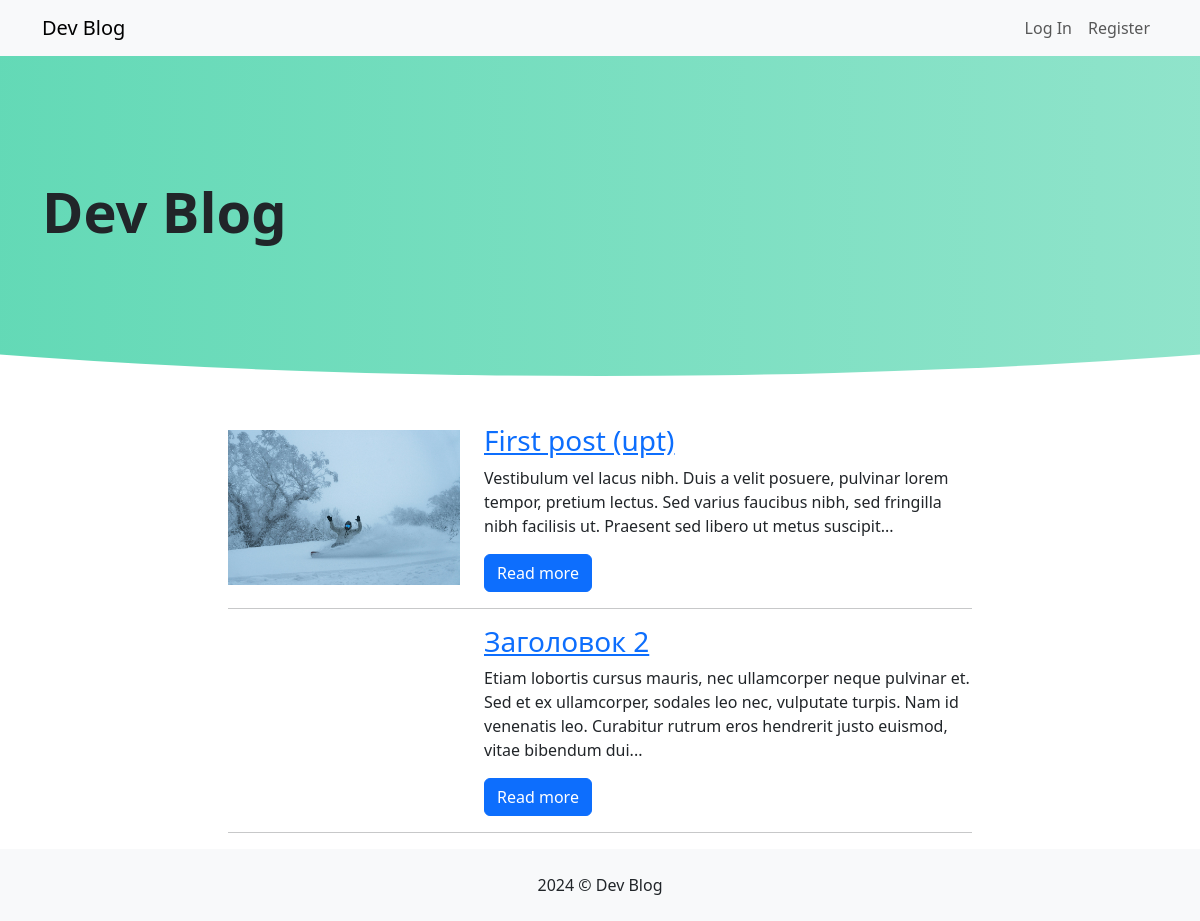
The page / on the database its author committed.
### tables this page shows
CREATE TABLE posts (
    id INTEGER PRIMARY KEY AUTOINCREMENT,
    title VARCHAR(255) NOT NULL,
    image VARCHAR(255) NOT NULL,
    slug VARCHAR(100) UNIQUE NOT NULL,
    body TEXT NOT NULL,
    publish DATE NULL,
    user_id INTEGER NOT NULL,
    FOREIGN KEY (user_id) REFERENCES users (id)
);

### app/blog/views.py (the view)
@bp.route('/')
def posts():
    db = get_db()
    posts_list = db.execute("""--sql
    SELECT * FROM posts""").fetchall()
    return render_template('index.html', posts=posts_list)

### app/db.py (called while the page is built)
def get_db():
    if 'db' not in g:
        g.db = sqlite3.connect(
            current_app.config['DATABASE'],
            detect_types=sqlite3.PARSE_DECLTYPES
        )
        g.db.row_factory = sqlite3.Row
    return g.db

### app/users/views.py (called while the page is built)
@bp.before_app_request
def load_logged_in_user():
    user_id = session.get('user_id')
    if user_id is None:
        g.user = None
    else:
        db = get_db()
        user = db.execute("""--sql
        SELECT * FROM users WHERE id = ?""", (user_id,)).fetchone()
        g.user = user

### app/templates/index.html
{% extends "layout.html" %}
{% block content %}
<div class="container">
    <div class="col-md-8 offset-md-2">
        {% for post in posts %}
        <div class="row align-items-center">
            <div class="col-md-4">
                <img src="{{ url_for('uploads', filename=post.image) }}" alt="" class="img-fluid">
            </div>
            <div class="col-md-8">
                <h3><a href="{{ url_for('blog.post_detail', slug=post.slug) }}">{{ post.title }}</a>
                </h3>
                <p>{{ post.body|truncate }}</p>
                <a href="{{ url_for('blog.post_detail', slug=post.slug) }}" class="btn btn-primary">Read more</a>
            </div>
        </div>
            <hr>
        {% endfor %}
    </div>
</div>
{% endblock content %}

### app/templates/layout.html (shortened to what this page needs)
<!doctype html>
<html lang="en">
<head>
    <link href="https://cdn.jsdelivr.net/npm/bootstrap@5.3.3/dist/css/bootstrap.min.css" rel="stylesheet">
    <link rel="stylesheet" href="{{ url_for('static', filename='app.css') }}">
</head>
<body>
    <nav class="navbar navbar-expand-lg bg-body-tertiary">
      <div class="container">
        <a class="navbar-brand" href="{{ url_for('blog.posts') }}">Dev Blog</a>
        <div class="collapse navbar-collapse" id="navbarNav">
          <ul class="navbar-nav ms-auto">
            {% if g.user %}
              <li class="nav-item">
                <a class="nav-link" href="{{ url_for('users.logout') }}">Log Out</a>
              </li>
                {% if post and g.user['is_admin'] %}
                    <li class="nav-item">
                      <a class="nav-link btn btn-warning" href="{{ url_for('blog.post_update', slug=post.slug) }}">Edit Post</a>
                    </li>
                {% elif g.user['is_admin'] %}
                    <li class="nav-item">
                      <a class="nav-link btn btn-primary" href="{{ url_for('blog.post_create') }}">Create Post</a>
                    </li>
                {% endif %}
              {% else %}
            <li class="nav-item">
              <a class="nav-link" href="{{ url_for('users.login') }}">Log In</a>
            </li>
            <li class="nav-item">
              <a class="nav-link btn btn-primary" href="{{ url_for('users.register') }}">Register</a>
            </li>
              {% endif %}
          </ul>
        </div>
      </div>
    </nav>
    <div class="header d-flex align-items-center mb-3 mb-md-5">
        <div class="container">
            <h1 class="display-4 fw-bold">
                {% block page_header %}
                    Dev Blog
                {% endblock page_header %}</h1>
        </div>
    </div>
    {% block content %}
    {% endblock content %}
    <footer class="p-4 bg-light text-center">
        <div>2024 &copy; Dev Blog</div>
    </footer>
</body>
</html>

### app/static/app.css (style rules this page uses)
.header { height: 40vh; position: relative; overflow: hidden; background: transparent; z-index: 1; }
.header::before { content: ''; position: absolute; top: 0; left: -50%; width: 200%; height: 100%; border-bottom-left-radius: 50%; border-bottom-right-radius: 50%; background: linear-gradient(to left, #a6e9d5, #4dd4ac); z-index: -1; }

### rows shown on the page
posts: image (picture), title "First post (upt)", body "Vestibulum vel lacus nibh. Duis a velit posuere, pulvinar lorem tempor, pretium lectus. Sed varius faucibus nibh, sed fringilla nibh facilisis ut. Praesent sed libero ut metus suscipit..."
posts: title "Заголовок 2", body "Etiam lobortis cursus mauris, nec ullamcorper neque pulvinar et. Sed et ex ullamcorper, sodales leo nec, vulputate turpis. Nam id venenatis leo. Curabitur rutrum eros hendrerit justo euismod, vitae bibendum dui..."
